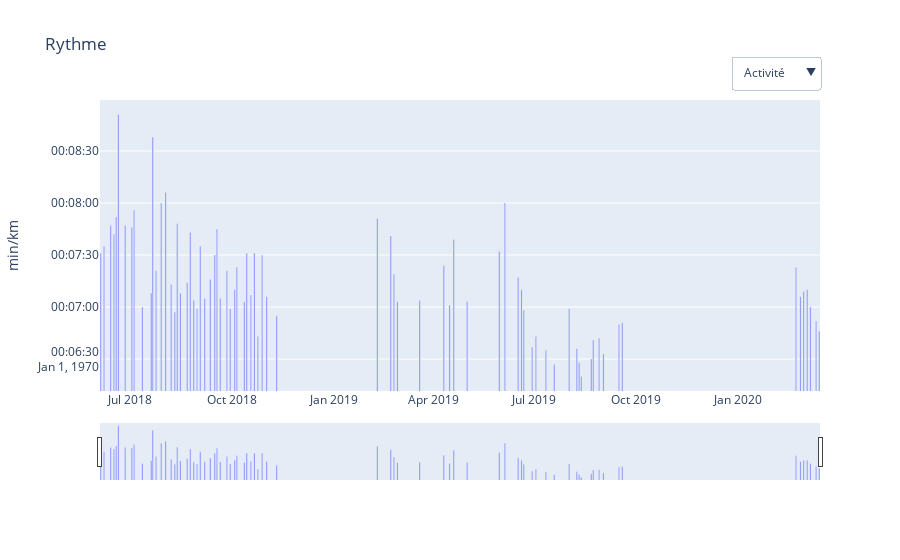

Notebook code cell kept with this figure:
### Code cell
fig = go.Figure()
fig.add_bar(x=df["Date"],y=df["Average Pace"]+pd.to_datetime('1970/01/01'))
fig.add_bar(x=dfw.index.to_timestamp(),y=dfw["Average Pace"]["mean"]+pd.to_datetime('1970/01/01'),visible=False)
fig.add_bar(x=dfm.index.to_timestamp(),y=dfm["Average Pace"]["mean"]+pd.to_datetime('1970/01/01'),visible=False)
fig.add_bar(x=dfy.index.to_timestamp(),y=dfy["Average Pace"]["mean"]+pd.to_datetime('1970/01/01'),visible=False)
fig.update_layout(
    xaxis_rangeslider_visible=True,
    xaxis_type="date",
    yaxis_title="min/km",
    title="Rythme",
    updatemenus = [dict(
        x = 1,
        y = 1.15,
        yanchor = 'top',
        active = 0,
        showactive = True,
        buttons = [
        dict(
            args = ['visible', [i == 0 for i in range(0,4)]],
            label = 'Activité',
            method = 'restyle',
        ), dict(
            args = ['visible', [i == 1 for i in range(0,4)]],
            label = 'Semaine',
            method = 'restyle',
        ), dict(
            args = ['visible', [i == 2 for i in range(0,4)]],
            label = 'Mois',
            method = 'restyle',
        ), dict(
            args = ['visible', [i == 3 for i in range(0,4)]],
            label = 'Année',
            method = 'restyle',
        )
        ]
    )]
)
fig.write_html("rythme.html",include_plotlyjs='cdn')
fig
